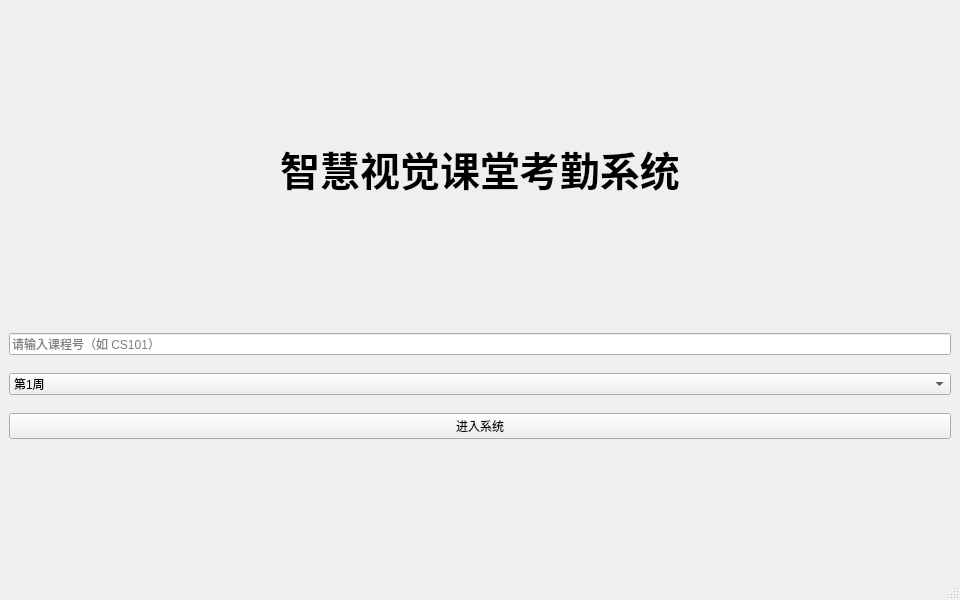
<?xml version="1.0" encoding="UTF-8"?>
<ui version="4.0">
 <class>FaceAttendanceSystemClass</class>

 <widget class="QMainWindow" name="FaceAttendanceSystemClass">
  <property name="geometry">
   <rect>
    <x>0</x>
    <y>0</y>
    <width>960</width>
    <height>600</height>
   </rect>
  </property>

  <property name="windowTitle">
   <string>智慧视觉课堂考勤系统</string>
  </property>

  <!-- ================= 中央区域 ================= -->
  <widget class="QWidget" name="centralWidget">
   <layout class="QVBoxLayout" name="mainLayout">
    <property name="alignment">
     <set>Qt::AlignCenter</set>
    </property>

    <!-- 顶部 Spacer -->
    <item>
     <spacer name="spacerTop">
      <property name="orientation">
       <enum>Qt::Vertical</enum>
      </property>
      <property name="sizeHint">
       <size>
        <width>20</width>
        <height>80</height>
       </size>
      </property>
     </spacer>
    </item>

    <!-- 系统标题 -->
    <item>
     <widget class="QLabel" name="labelTitle">
      <property name="font">
       <font>
        <family>黑体</family>
        <pointsize>30</pointsize>
        <bold>true</bold>
       </font>
      </property>
      <property name="alignment">
       <set>Qt::AlignCenter</set>
      </property>
      <property name="text">
       <string>智慧视觉课堂考勤系统</string>
      </property>
     </widget>
    </item>

    <!-- 标题与输入区间距 -->
    <item>
     <spacer name="spacerMid1">
      <property name="orientation">
       <enum>Qt::Vertical</enum>
      </property>
      <property name="sizeHint">
       <size>
        <width>20</width>
        <height>40</height>
       </size>
      </property>
     </spacer>
    </item>

    <!-- ===== 输入区外层（水平居中，不拉伸） ===== -->
    <item>
     <layout class="QHBoxLayout" name="inputWrapper">
      <property name="alignment">
       <set>Qt::AlignCenter</set>
      </property>

      <item>
       <layout class="QVBoxLayout" name="inputLayout">
        <property name="spacing">
         <number>18</number>
        </property>

        <!-- 课程号 -->
        <item>
         <widget class="QLineEdit" name="lineEditCourse">
          <property name="fixedWidth">
           <number>340</number>
          </property>
          <property name="minimumHeight">
           <number>36</number>
          </property>
          <property name="placeholderText">
           <string>请输入课程号（如 CS101）</string>
          </property>
         </widget>
        </item>

        <!-- 周次 -->
        <item>
         <widget class="QComboBox" name="comboWeek">
          <property name="fixedWidth">
           <number>340</number>
          </property>
          <property name="minimumHeight">
           <number>36</number>
          </property>
          <item><property name="text"><string>第1周</string></property></item>
          <item><property name="text"><string>第2周</string></property></item>
          <item><property name="text"><string>第3周</string></property></item>
          <item><property name="text"><string>第4周</string></property></item>
          <item><property name="text"><string>第5周</string></property></item>
          <item><property name="text"><string>第6周</string></property></item>
          <item><property name="text"><string>第7周</string></property></item>
          <item><property name="text"><string>第8周</string></property></item>
          <item><property name="text"><string>第9周</string></property></item>
          <item><property name="text"><string>第10周</string></property></item>
          <item><property name="text"><string>第11周</string></property></item>
          <item><property name="text"><string>第12周</string></property></item>
          <item><property name="text"><string>第13周</string></property></item>
          <item><property name="text"><string>第14周</string></property></item>
          <item><property name="text"><string>第15周</string></property></item>
          <item><property name="text"><string>第16周</string></property></item>
          <item><property name="text"><string>第17周</string></property></item>
          <item><property name="text"><string>第18周</string></property></item>
         </widget>
        </item>

        <!-- 进入系统 -->
        <item>
         <widget class="QPushButton" name="btnEnter">
          <property name="fixedWidth">
           <number>220</number>
          </property>
          <property name="minimumHeight">
           <number>44</number>
          </property>
          <property name="text">
           <string>进入系统</string>
          </property>
         </widget>
        </item>

       </layout>
      </item>
     </layout>
    </item>

    <!-- 底部 Spacer -->
    <item>
     <spacer name="spacerBottom">
      <property name="orientation">
       <enum>Qt::Vertical</enum>
      </property>
      <property name="sizeHint">
       <size>
        <width>20</width>
        <height>80</height>
       </size>
      </property>
     </spacer>
    </item>

   </layout>
  </widget>

  <!-- 菜单 & 状态栏（保留，后续主界面用） -->
  <widget class="QMenuBar" name="menuBar"/>
  <widget class="QStatusBar" name="statusBar"/>

 </widget>

 <resources>
  <include location="FaceAttendanceSystem.qrc"/>
 </resources>

 <connections/>
</ui>
